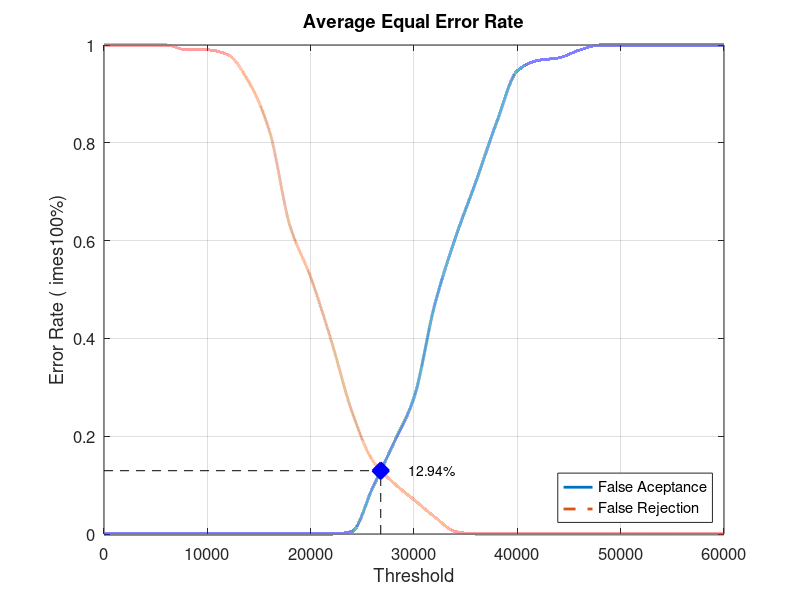
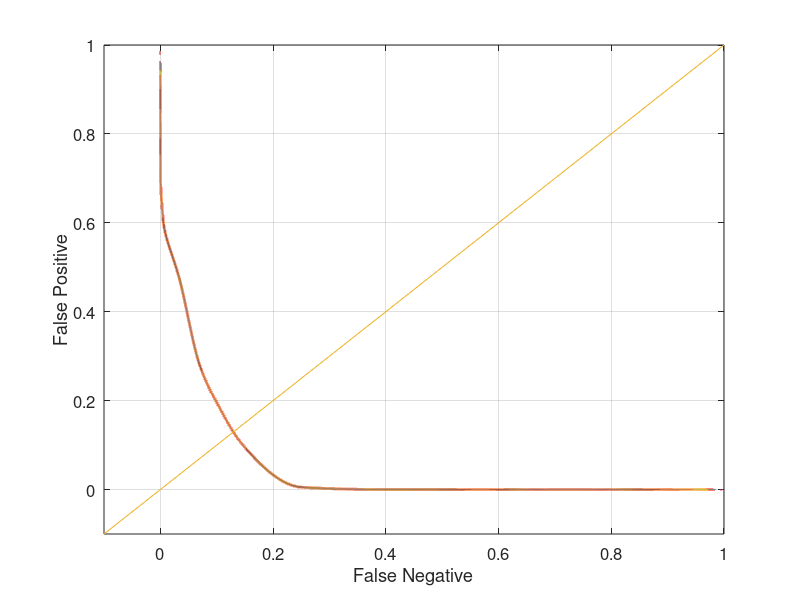

MATLAB code for these plots, in order:
close all;
clear;
clc;
x = 0:2000:60000;
xq = 0:0.5:60000;

y0 = [0 0 0 0 0 0 0 0 0 0 0 0 0.00526316 0.0947368 0.184211 0.278947 0.468421 0.605263 0.721053 0.842105 0.947368 0.968421 0.973684 0.989474 1 1 1 1 1 1 1]
yy0 = interp1(x, y0, xq, 'pchip');
y1 = [1 1 1 1 0.99 0.99 0.98 0.925 0.825 0.63 0.525 0.395 0.25 0.15 0.105 0.07 0.035 0.005 0 0 0 0 0 0 0 0 0 0 0 0 0]
yy1 = interp1(x, y1, xq, 'pchip');

% Calculating EER: 
y2 = abs(y0 - y1);
find(y2 == min(y2))
yy2 = abs(yy0 - yy1);
xEER = find(yy2 == min(yy2));
xEERIndex = xq(xEER) % X-axis EER
yEER = yy0(xEER) % Y-axis EER

main = figure
plot(xq, yy0,'-','LineWidth', 2);	hold on
plot(xq, yy1,'--','LineWidth', 2);	hold on
plot([xEERIndex xEERIndex], [0 yEER], 'k--');	hold on
plot([0 xEERIndex], [yEER yEER], 'k--');	hold on
plot(xEERIndex, yEER, 'bx', 'LineWidth', 10);	hold on
text(xEERIndex + 10 * xEERIndex / 100, yEER, [num2str(round((10000 * yEER)) / 100) '%'])
legend('False Aceptance', 'False Rejection', 'Location', 'SouthEast')
xlabel('Threshold')
ylabel('Error Rate (	imes100%)')
title('Average Equal Error Rate')
set(gca, 'FontSize', 12)
axis([0 60000 0 1])
grid on

print(main, 'Database1_4Main', '-dpng');
FNRxFPR = figure('Color', [1 1 1]);
plot(yy1, yy0, '-', yy1, yy0, 'LineWidth', 2);
hold on
y = -0.1:0.1:1
plot(y, y); 
set(gca, 'FontSize', 12)
xlabel('False Negative')
ylabel('False Positive')
axis([-0.1 1 -0.1 1])
set(gca, 'FontSize', 12)
grid on

print(FNRxFPR, 'Database1_4FNRxFPR','-dpng');
